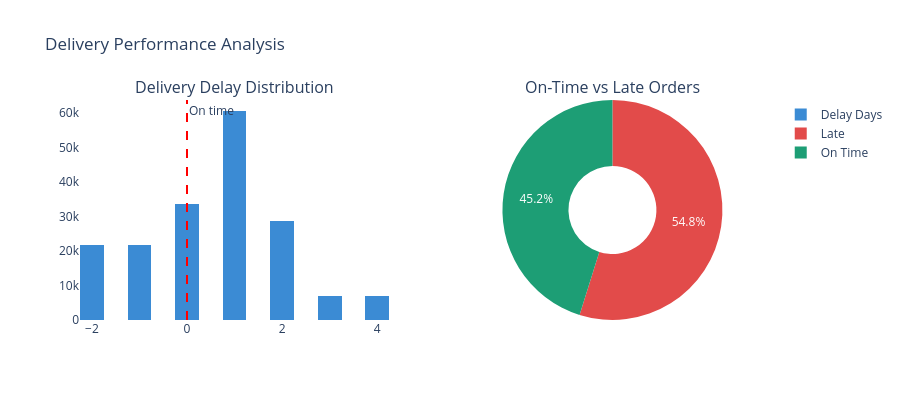

Notebook source saved alongside this figure:
### Markdown cell above
---
## Chart 5 — Delivery Delay Distribution

### Code cell
# ── Chart 5 — Delivery Delay Distribution + Pie ───────────────
from plotly.subplots import make_subplots

fig = make_subplots(
    rows=1, cols=2,
    subplot_titles=('Delivery Delay Distribution', 'On-Time vs Late Orders'),
    specs=[[{'type': 'xy'}, {'type': 'pie'}]]   # ← this is the fix
)

# Histogram of delay days
fig.add_trace(
    go.Histogram(
        x=df['Delivery_Delay_Days'].clip(-5, 10),
        nbinsx=30, marker_color='#3B8BD4',
        name='Delay Days'
    ), row=1, col=1
)
fig.add_vline(x=0, line_dash='dash', line_color='red',
              annotation_text='On time', row=1, col=1)

# Pie: on time vs late
on_time_count = (df['Is_Late'] == 0).sum()
late_count    = (df['Is_Late'] == 1).sum()
fig.add_trace(
    go.Pie(
        labels=['On Time', 'Late'],
        values=[on_time_count, late_count],
        marker_colors=['#1D9E75', '#E24B4A'],
        hole=0.4,
        name=''
    ), row=1, col=2
)

fig.update_layout(title='Delivery Performance Analysis',
                  plot_bgcolor='white', height=400)
fig.write_html('../outputs/chart5_delivery_performance.html')
fig.show()
print('Chart 5 saved ✓')

### Figure 1 — Plotly figure (JSON) as saved in the notebook; plotly's stock layout.template omitted (floating-point values rounded to 4 significant figures; data arrays with more than 128 entries replaced by an {"elided": "..."} marker saying what was removed)
{"data": [{"marker": {"color": "#3B8BD4"}, "name": "Delay Days", "nbinsx": 30, "type": "histogram", "x": {"elided": "180519 int values"}, "xaxis": "x", "yaxis": "y"}, {"domain": {"x": [0.55, 1], "y": [0, 1]}, "hole": 0.4, "labels": ["On Time", "Late"], "marker": {"colors": ["#1D9E75", "#E24B4A"]}, "name": "", "type": "pie", "values": [81542, 98977]}], "layout": {"annotations": [{"font": {"size": 16}, "showarrow": false, "text": "Delivery Delay Distribution", "x": 0.225, "xanchor": "center", "xref": "paper", "y": 1, "yanchor": "bottom", "yref": "paper"}, {"font": {"size": 16}, "showarrow": false, "text": "On-Time vs Late Orders", "x": 0.775, "xanchor": "center", "xref": "paper", "y": 1, "yanchor": "bottom", "yref": "paper"}, {"showarrow": false, "text": "On time", "x": 0, "xanchor": "left", "xref": "x", "y": 1, "yanchor": "top", "yref": "y domain"}], "height": 400, "plot_bgcolor": "white", "shapes": [{"line": {"color": "red", "dash": "dash"}, "type": "line", "x0": 0, "x1": 0, "xref": "x", "y0": 0, "y1": 1, "yref": "y domain"}], "title": {"text": "Delivery Performance Analysis"}, "xaxis": {"anchor": "y", "domain": [0, 0.45]}, "yaxis": {"anchor": "x", "domain": [0, 1]}}}
